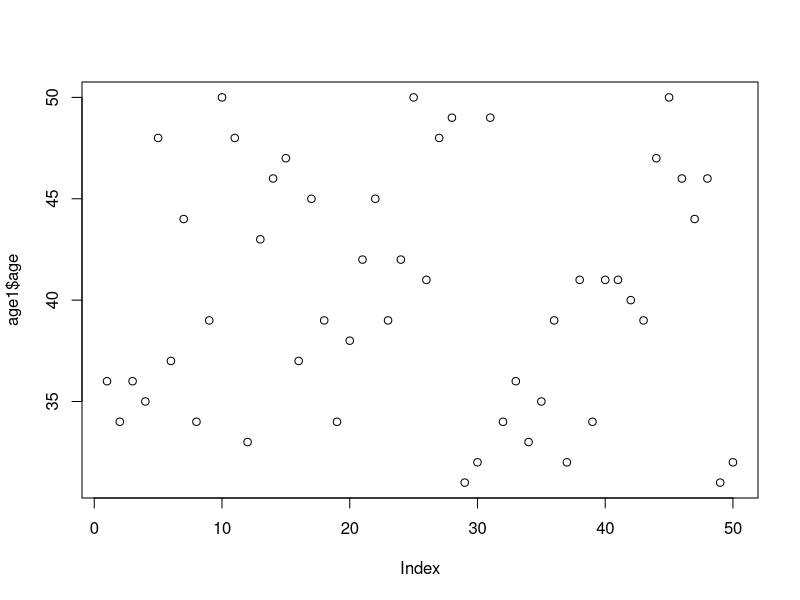
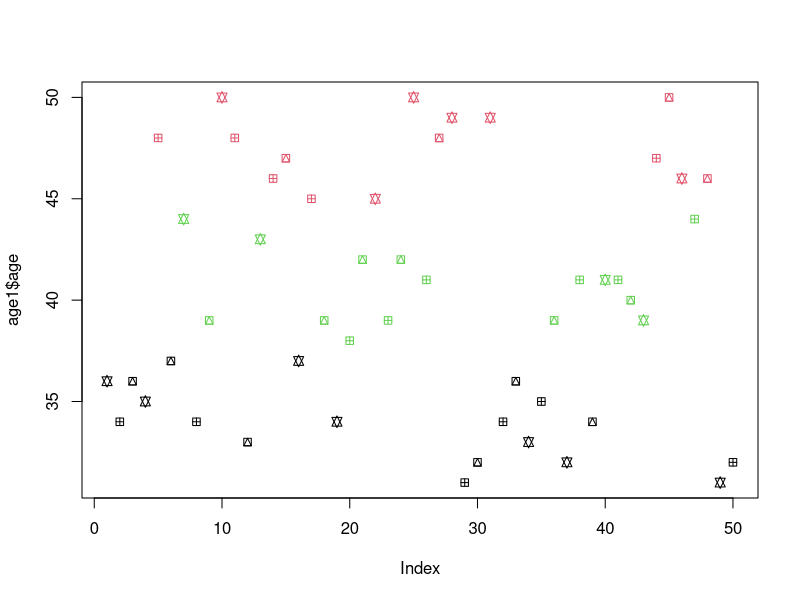
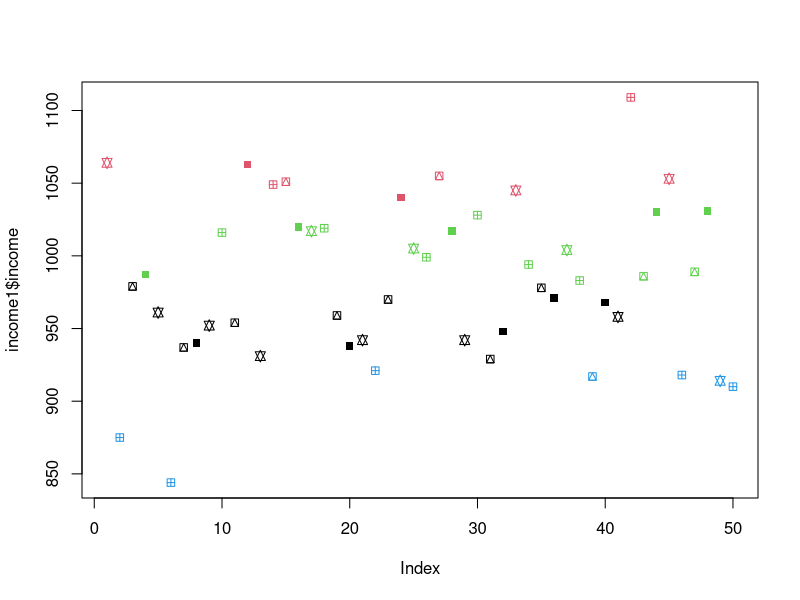
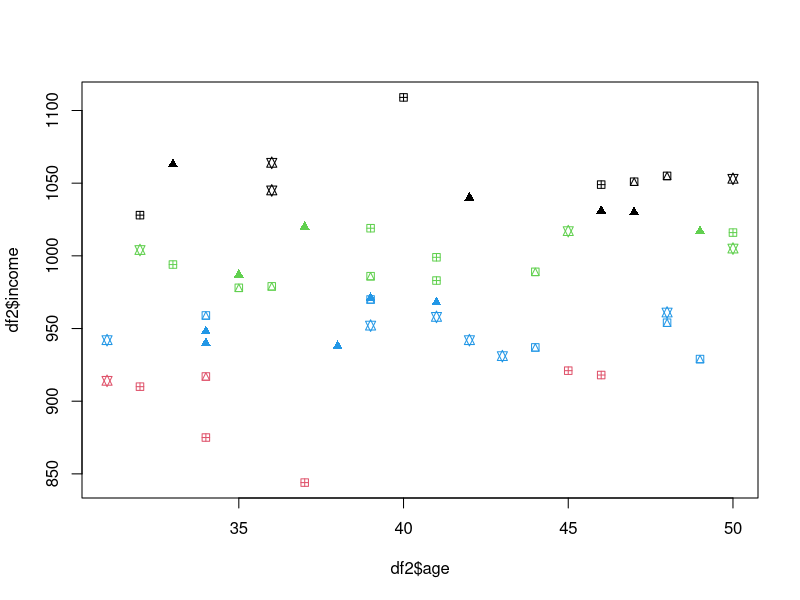

Write the R code that produced these figures, in order.
# Clustering For Customer Segmentation

(age = ceiling(runif(50, 30, 50)))
(income = ceiling(rnorm(50, 1000, 50)))
(gender = sample(c(1,2), size=50, replace=T))
customers = data.frame(age, income, gender)
head(customers)

#case1 : only age
age1 = data.frame(age)
clust1 = kmeans(age1, 3)
clust1$cluster
combined = cbind(age1, clust1$cluster)
plot(age1$age)
plot(age1$age, col=clust1$cluster, pch=c(11,12,14))

#case1 : only income
income1 = data.frame(income)
clust1a = kmeans(income, 4)
clust1a$cluster
(combined = cbind(income1, clust1a$cluster))
combined[order(clust1a$cluster),]
plot(income1$income, col=clust1a$cluster, pch=c(11,12,14,15))




df2 = data.frame(age, income)
clust2 = kmeans(df2, 4)
clust2$cluster
combined2 = cbind(df2, clust2$cluster)
head(combined2)
plot(x=df2$age, y=df2$income, col=clust2$cluster, pch=c(11,12,14,17))
df2
df2[clust2$cluster==3,]



(gender = sample(c(1,2), size=1000, replace=T, prob=c(.6,.4)))
table(gender)
prop.table(table(gender))
